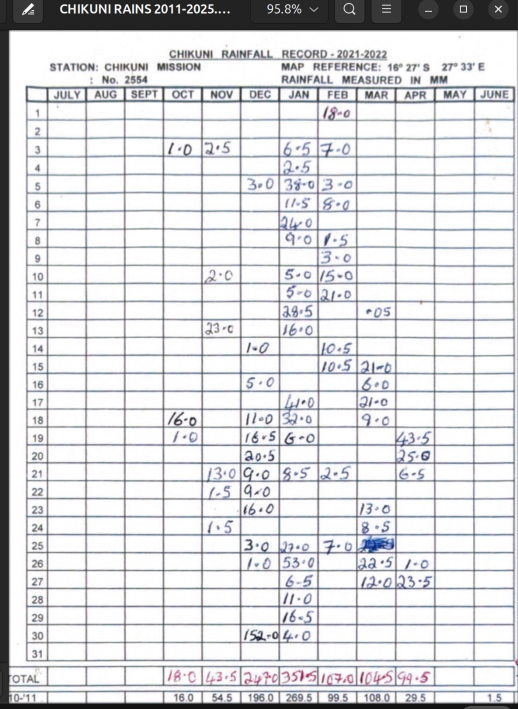
#> input picture test_data/testimage.png, 1036 x 1418 px (shown at 1/2 size)
$ python test_extraction.py
#> lines starting #> are read from the running program, lines starting #| are printed output that depends on the picture; after the words box and inside, x2 and y2 are one past the last pixel; in counts of white or black regions, pixels touching at a corner belong together
### grid/grid_detector.py
import cv2
import numpy as np


def detect_grid(image_path):
    """
    Detect the horizontal and vertical table boundaries
    in the Chikuni rainfall record.

    Returns:
        horizontal_lines
        vertical_lines
    """

    image = cv2.imread(
        image_path,
        cv2.IMREAD_GRAYSCALE
    )

    if image is None:
        raise FileNotFoundError(
            f"Could not read image: {image_path}"
        )

    # --------------------------------------------------
    # Threshold the image
    # --------------------------------------------------

    binary = cv2.adaptiveThreshold(
        image,
        255,
        cv2.ADAPTIVE_THRESH_GAUSSIAN_C,
        cv2.THRESH_BINARY_INV,
        21,
        8
    )

    # --------------------------------------------------
    # Restrict processing to the rainfall table
    #
    # These are the approximate Phase 2 table bounds.
    # --------------------------------------------------

    table_x1 = 45
    table_y1 = 170
    table_x2 = 1032
    table_y2 = 1330

    table = binary[
        table_y1:table_y2,
        table_x1:table_x2
    ]

    # --------------------------------------------------
    # Detect horizontal lines
    # --------------------------------------------------

    horizontal_kernel = cv2.getStructuringElement(
        cv2.MORPH_RECT,
        (80, 1)
    )

    horizontal = cv2.morphologyEx(
        table,
        cv2.MORPH_OPEN,
        horizontal_kernel
    )

    horizontal_projection = np.sum(
        horizontal > 0,
        axis=1
    )

    horizontal_positions = np.where(
        horizontal_projection > table.shape[1] * 0.25
    )[0]

    # Group neighboring pixels into one line
    horizontal_lines = _group_positions(
        horizontal_positions
    )

    # Convert table-relative coordinates back to
    # original image coordinates.
    horizontal_lines = [
        y + table_y1
        for y in horizontal_lines
    ]

    # --------------------------------------------------
    # Detect vertical lines
    # --------------------------------------------------

    vertical_kernel = cv2.getStructuringElement(
        cv2.MORPH_RECT,
        (1, 80)
    )

    vertical = cv2.morphologyEx(
        table,
        cv2.MORPH_OPEN,
        vertical_kernel
    )

    vertical_projection = np.sum(
        vertical > 0,
        axis=0
    )

    vertical_positions = np.where(
        vertical_projection > table.shape[0] * 0.25
    )[0]

    vertical_lines = _group_positions(
        vertical_positions
    )

    vertical_lines = [
        x + table_x1
        for x in vertical_lines
    ]

    return horizontal_lines, vertical_lines


def _group_positions(positions):
    """
    Convert consecutive pixel positions into
    one representative coordinate per line.
    """

    if len(positions) == 0:
        return []

    groups = []

    current_group = [positions[0]]

    for position in positions[1:]:

        if position <= current_group[-1] + 2:
            current_group.append(position)

        else:
            groups.append(current_group)
            current_group = [position]

    groups.append(current_group)

    # Use the center of each detected line
    centers = [
        int(round(np.mean(group)))
        for group in groups
    ]

    return centers

### grid/cell_extractor.py
import cv2
import os

from grid.grid_detector import detect_grid


MONTHS = [
    "july",
    "august",
    "september",
    "october",
    "november",
    "december",
    "january",
    "february",
    "march",
    "april",
    "may",
    "june",
]


def extract_cells(image_path, output_directory):
    """
    Detect the rainfall table grid and extract all
    daily/monthly cells.

    The first vertical interval is the DAY column.
    The remaining 12 intervals are the rainfall
    month columns.

    Returns a list containing information about
    every extracted cell.
    """

    horizontal, vertical = detect_grid(image_path)
#> in detect_grid, `binary = cv2.adaptiveThreshold( image, 255, cv2.ADAPTIVE_THRESH_GAUSSI..`:
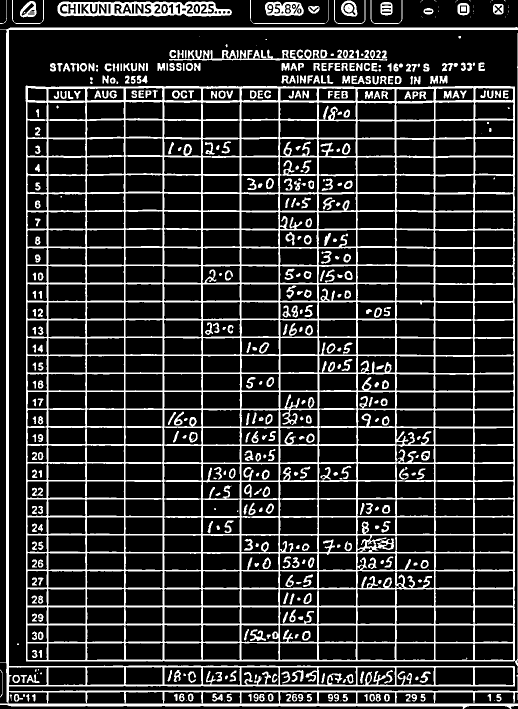
#> binary: shape (1418, 1036) (shown at 1/2 size); 18.7% white; 497 white regions (60 under 20 px), largest, box (x1, y1, x2, y2) and area: (51, 66, 1036, 1333) 180455, (0, 54, 1036, 1418) 34179, (115, 3, 464, 33) 6135
#> in detect_grid, `table = binary[ table_y1:table_y2, table_x1:table_x2 ]`:
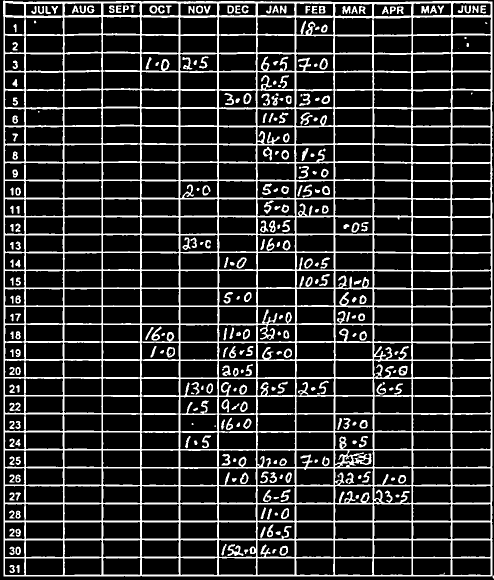
#> table: shape (1160, 987) (shown at 1/2 size); 18.3% white; 286 white regions (13 under 20 px), largest, box (x1, y1, x2, y2) and area: (6, 1, 987, 1157) 179158, (455, 1088, 487, 1112) 338, (601, 225, 625, 250) 243
#> in detect_grid, `horizontal = cv2.morphologyEx( table, cv2.MORPH_OPEN, horizontal_kerne..`:
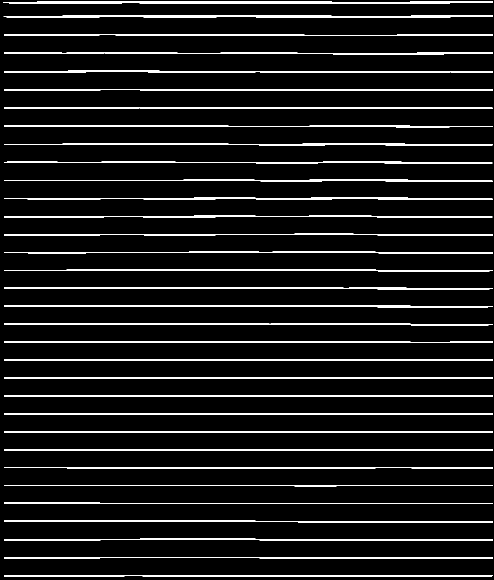
#> horizontal: shape (1160, 987) (shown at 1/2 size); 8.1% white; 33 white regions, largest, box (x1, y1, x2, y2) and area: (7, 3, 986, 8) 3821, (7, 30, 986, 36) 3642, (8, 214, 985, 218) 3101
#> in detect_grid, `horizontal_projection = np.sum( horizontal > 0, axis=1 )`: horizontal_projection = 1160 values, max 979 at index 4, min 0 at index 0, mean 79.55
#> in detect_grid, `horizontal_positions = np.where( horizontal_projection > table.shape[1..`: horizontal_positions = 112 values from 3 to 1152
#> in _group_positions, `current_group = [positions[0]]`: current_group = [3]
#> the loop in _group_positions, `for position in positions[1:]: ` made 111 passes
#> (position, current_group) on passes 5, 9, 13, 16, 19, 22, 26, 29, 33, 37, 41, 45: (31, [31]), (68, [68]), (105, [105]), (142, [142]), (178, [178]), (214, [214]), (251, [251]), (287, [287]), (323, [323]), (359, [359]), (395, [395]), (431, [431])
#> current_group on passes 62, 65, 68, 71, 75, 79: [611], [647], [683], [718], [754], [790]
#> after the loop in _group_positions, `for position in positions[1:]:`: groups = 32 items, first 6: [3, 4, 5, 6, 7], [31, 32, 33, 34], [68, 69, 70, 71], [105, 106, 107], [142, 143, 144], [178, 179, 180]
#> in _group_positions, `centers = [ int(round(np.mean(group))) for group in groups ]`: centers = 33 values from 5 to 1151
#> in detect_grid, `horizontal_lines = [ y + table_y1 for y in horizontal_lines ]`: horizontal_lines = 33 values from 175 to 1321
#> in detect_grid, `vertical = cv2.morphologyEx( table, cv2.MORPH_OPEN, vertical_kernel )`:
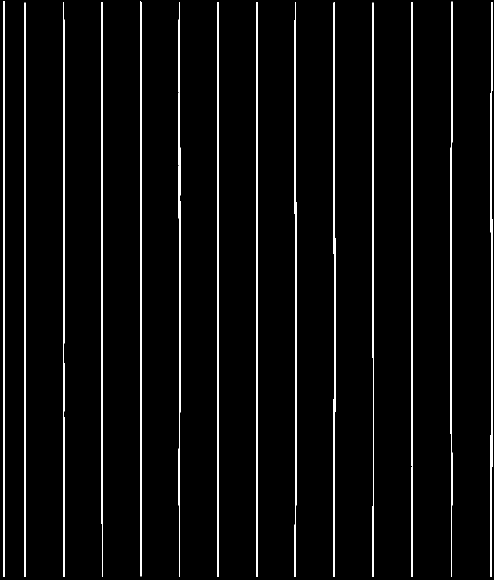
#> vertical: shape (1160, 987) (shown at 1/2 size); 4.1% white; 14 white regions, largest, box (x1, y1, x2, y2) and area: (434, 4, 438, 1154) 3693, (981, 4, 985, 1154) 3536, (667, 5, 671, 1154) 3505
#> in detect_grid, `vertical_projection = np.sum( vertical > 0, axis=0 )`: vertical_projection = 987 values, max 1152 at index 7, min 0 at index 0, mean 47.15
#> in detect_grid, `vertical_positions = np.where( vertical_projection > table.shape[0] * ..`: vertical_positions = 47 values from 7 to 984
#> the loop in _group_positions (call 2), `for position in positions[1:]: ` made 46 passes
#> (position, current_group) on passes 3, 6, 9, 12, 15, 19, 22, 25, 29, 33, 36, 39: (49, [49]), (126, [126]), (203, [203]), (280, [280]), (357, [357]), (435, [435]), (512, [512]), (589, [589]), (667, [667]), (745, [745]), (823, [823]), (901, [901])
#> position on passes 1, 2, 4, 5, 7, 8: 8, 9, 50, 51, 127, 128
#> in detect_grid, `vertical_lines = _group_positions( vertical_positions )`: vertical_lines = [8, 50, 127, 204, 281, 358, 436, 513, 590, 668, 746, 824, 902, 982]
#> in detect_grid, `vertical_lines = [ x + table_x1 for x in vertical_lines ]`: vertical_lines = [53, 95, 172, 249, 326, 403, 481, 558, 635, 713, 791, 869, 947, 1027]
#> horizontal = 33 values from 175 to 1321; vertical has the same summary as vertical_lines in detect_grid

    if len(horizontal) != 33:
        raise RuntimeError(
            f"Expected 33 horizontal boundaries, "
            f"found {len(horizontal)}"
        )

    if len(vertical) != 14:
        raise RuntimeError(
            f"Expected 14 vertical boundaries, "
            f"found {len(vertical)}"
        )

    image = cv2.imread(
        image_path,
        cv2.IMREAD_GRAYSCALE
    )

    if image is None:
        raise FileNotFoundError(
            f"Could not read image: {image_path}"
        )

    os.makedirs(
        output_directory,
        exist_ok=True
    )

    cells = []

    # --------------------------------------------------
    # Vertical intervals
    #
    # vertical[0] -> vertical[1] = DAY column
    # vertical[1] -> vertical[2] = JULY
    # ...
    # vertical[12] -> vertical[13] = JUNE
    # --------------------------------------------------

    for row_index in range(32):

        y1 = horizontal[row_index]
        y2 = horizontal[row_index + 1]

        # Row 0 is the header area.
        # Rows 1-31 are the daily rainfall rows.
        if row_index == 0:
            continue

        day = row_index

        for month_index, month in enumerate(MONTHS):

            column_index = month_index + 1

            x1 = vertical[column_index]
            x2 = vertical[column_index + 1]

            cell = image[
                y1:y2,
                x1:x2
            ]

            month_directory = os.path.join(
                output_directory,
                month
            )

            os.makedirs(
                month_directory,
                exist_ok=True
            )

            filename = f"day_{day:02d}.png"

            output_path = os.path.join(
                month_directory,
                filename
            )

            cv2.imwrite(
                output_path,
                cell
            )

            cells.append({
                "month": month,
                "day": day,
                "path": output_path,
                "x1": x1,
                "y1": y1,
                "x2": x2,
                "y2": y2,
            })
#> this loop made 32 passes
#> (y1, y2) on passes 1 to 12: (175, 202), (202, 240), (240, 276), (276, 313), (313, 349), (349, 386), (386, 422), (422, 458), (458, 494), (494, 530), (530, 566), (566, 602)
#> pass 2, in extract_cells, `cv2.imwrite( output_path, cell )`:
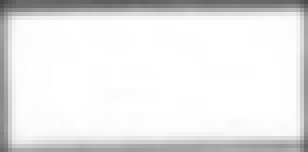
#> saved as day_01.png: shape (38, 77) (shown 4 times larger); min 69, max 255, mean 231.8
#> pass 2, in extract_cells, `cv2.imwrite( output_path, cell )`:
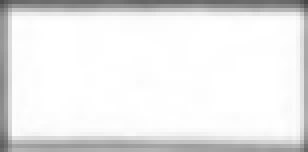
#> saved as day_01.png: shape (38, 77) (shown 4 times larger); min 70, max 255, mean 233
#> pass 2, in extract_cells, `cv2.imwrite( output_path, cell )`:
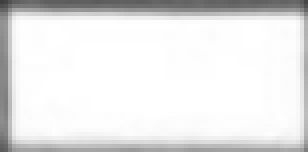
#> saved as day_01.png: shape (38, 77) (shown 4 times larger); min 62, max 255, mean 230.8
#> after the loop, cells = 372 items

    return cells

### test_extraction.py
from grid.cell_extractor import extract_cells


image_path = "test_data/testimage.png"

output_directory = "test_data/extracted_cells"


print("Extracting rainfall cells...")
print(f"Image: {image_path}")


cells = extract_cells(
    image_path=image_path,
    output_directory=output_directory
)
#> cells = 372 items


print()
print("Extraction complete.")
print(f"Cells extracted: {len(cells)}")
#| Cells extracted: 372


print()
print("First 5 cells:")

for cell in cells[:5]:
    print(
        f"{cell['month']} "
        f"day {cell['day']:02d} → "
        f"{cell['path']}"
    )
#> this loop made 5 passes
#| july day 01 → test_data/extracted_cells/july/day_01.png
#| august day 01 → test_data/extracted_cells/august/day_01.png
#| september day 01 → test_data/extracted_cells/september/day_01.png
#| october day 01 → test_data/extracted_cells/october/day_01.png
#| november day 01 → test_data/extracted_cells/november/day_01.png


print()
print("Last 5 cells:")

for cell in cells[-5:]:
    print(
        f"{cell['month']} "
        f"day {cell['day']:02d} → "
        f"{cell['path']}"
    )
